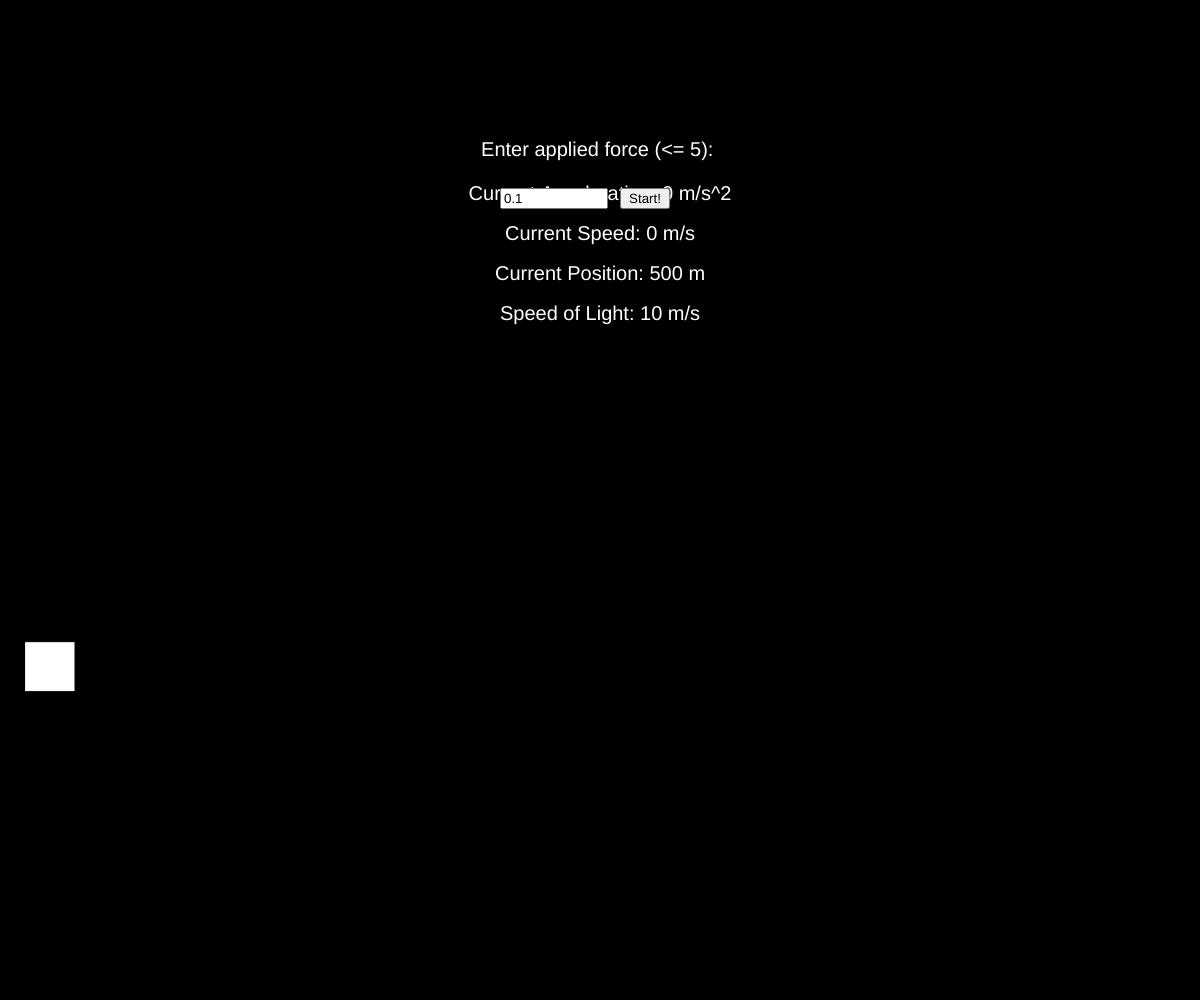
Frame 1 (no input)
Frame 60 (no input): identical to frame 1, image omitted
Frame 120 (the mouse pressed at the canvas centre since frame 60): identical to frame 1, image omitted

The p5.js sketch that drew this single still picture (run headless with seeded random() and noise() and a simulated clock; from frame 60 on, the mouse is pressed at the canvas centre):

// p5.js sketch
// ── sketch.js
var x = 50;
var v = 0;
var a = 0;
var f = 0;
var m = 1;
var l = 1;
function preload(){
    input = createInput(0.1);
    input.position(window.innerWidth/2-100,3*window.innerHeight/16);
    input.size(100);
    button = createButton('Start!');
    button.position(window.innerWidth/2+20, 3*window.innerHeight/16);
    button.mousePressed(reset);
    button.size(50);
}
  
function setup() {
    createCanvas(window.innerWidth, window.innerHeight);
    rectMode(CENTER);
    fill(255);
}


function draw() {
    background(0);
    textSize(20);
    textAlign(CENTER);
    text("Enter applied force (<= 5): ",window.innerWidth/2,2.5*window.innerHeight/16);

    var inc = 20
    text("Current Acceleration: " + Number((a).toFixed(6)) + " m/s^2",window.innerWidth/2,10*inc);
    text("Current Speed: " + Number((v).toFixed(3)) + " m/s",window.innerWidth/2,12*inc);
    text("Current Position: " + Number((x*10).toFixed(0)) + " m",window.innerWidth/2,14*inc);
    text("Speed of Light: 10 m/s",window.innerWidth/2,16*inc);

    fill(255);
    rect(x,2*window.innerHeight/3,50,50);
    step();
}

function reset(){
    f = parseFloat(input.value());
    x = 50;
    v = 0;
}

function step(){
    l = 1/Math.sqrt(1-(v*v)/(100));
    a = f/(l*l*l*m);

    v += a
    x += v/10
}
